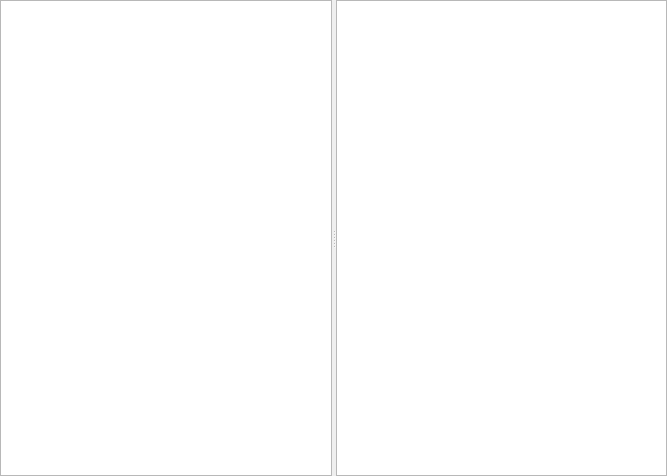
<?xml version="1.0" encoding="UTF-8"?>
<ui version="4.0">
 <class>SvnView</class>
 <widget class="QWidget" name="SvnView">
  <property name="geometry">
   <rect>
    <x>0</x>
    <y>0</y>
    <width>667</width>
    <height>476</height>
   </rect>
  </property>
  <property name="windowTitle">
   <string>Form</string>
  </property>
  <layout class="QVBoxLayout" name="verticalLayout">
   <property name="margin">
    <number>0</number>
   </property>
   <item>
    <widget class="QSplitter" name="splitter">
     <property name="orientation">
      <enum>Qt::Horizontal</enum>
     </property>
     <widget class="QTreeView" name="treeView"/>
     <widget class="QTableView" name="tableView"/>
    </widget>
   </item>
  </layout>
 </widget>
 <resources/>
 <connections/>
</ui>
